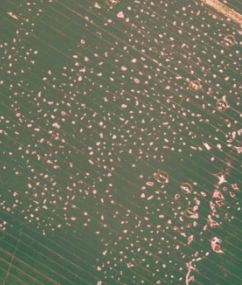
#> input picture images/twitter_test.png, 242 x 285 px
$ python gilgai_detection.py
#> lines starting #> are read from the running program, lines starting #| are printed output that depends on the picture; after the words box and inside, x2 and y2 are one past the last pixel; in counts of white or black regions, pixels touching at a corner belong together
import cv2
import json
import numpy as np


def save_slider_values(slider_values, file_path):
    with open(file_path, "w") as json_file:
        json.dump(slider_values, json_file)

def load_slider_values(file_path):
    try:
        with open(file_path, "r") as json_file:
            return json.load(json_file)
    except FileNotFoundError:
        return None

def on_trackbar(*args):
    pass

def gilgai_detection(image_path):
    # Load the image
#> called with image_path = 'images/twitter_test.png'
    img = cv2.imread(image_path)
#> img is the input picture: shape (285, 242, 3); mean B, G, R 91.1, 111.8, 109.2
    img = cv2.cvtColor(img, cv2.COLOR_BGR2HSV)
#> img: shape (285, 242, 3); mean H, S, V 36.1, 58.1, 117.5

    # Create windows
    cv2.namedWindow("Output")

    param_img = np.zeros((1, 500, 3), np.uint8)
    cv2.namedWindow("Parameters", cv2.WINDOW_NORMAL)
    cv2.resizeWindow("Parameters", 500, 400)

    # Create trackbars for green wheat
    for i, color in enumerate(["H", "S", "V"]):
        cv2.createTrackbar(f"Green {color} lower", "Parameters", 0, 255, on_trackbar)
        cv2.createTrackbar(f"Green {color} upper", "Parameters", 255, 255, on_trackbar)

    # Create trackbars for scolds
    for i, color in enumerate(["H", "S", "V"]):
        cv2.createTrackbar(f"Gilgai {color} lower", "Parameters", 0, 255, on_trackbar)
        cv2.createTrackbar(f"Gilgai {color} upper", "Parameters", 255, 255, on_trackbar)

    json_file_path = "parameters.json"
    saved_values = load_slider_values(json_file_path)
#> (reads parameters.json from the repository)
    if saved_values is not None:
        for key, value in saved_values.items():
            cv2.setTrackbarPos(key, "Parameters", value)

    while True:
        # Get trackbar values for green wheat
        green_lower = np.array([cv2.getTrackbarPos(f"Green {color} lower", "Parameters") for color in ["H", "S", "V"]])
        green_upper = np.array([cv2.getTrackbarPos(f"Green {color} upper", "Parameters") for color in ["H", "S", "V"]])

        # Get trackbar values for scolds
        gilgai_lower = np.array([cv2.getTrackbarPos(f"Gilgai {color} lower", "Parameters") for color in ["H", "S", "V"]])
        gilgai_upper = np.array([cv2.getTrackbarPos(f"Gilgai {color} upper", "Parameters") for color in ["H", "S", "V"]])

        # Create masks for green wheat and white/red-brown scolds
        green_mask = cv2.inRange(img, green_lower, green_upper)
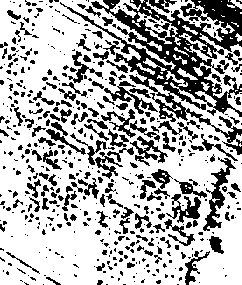
#> green_mask: shape (285, 242); 69% white; 526 black regions (368 under 20 px), largest, box (x1, y1, x2, y2) and area: (60, 0, 242, 155) 7913, (203, 157, 236, 231) 685, (166, 194, 201, 223) 423
        gilgai_mask = cv2.inRange(img, gilgai_lower, gilgai_upper)
#> gilgai_mask: shape (285, 242); every value is 255

        masked_green = cv2.bitwise_and(img, img, mask=green_mask)
#> masked_green: shape (285, 242, 3); mean H, S, V 31.2, 38.7, 73.3
        masked_green = cv2.cvtColor(masked_green, cv2.COLOR_HSV2BGR)
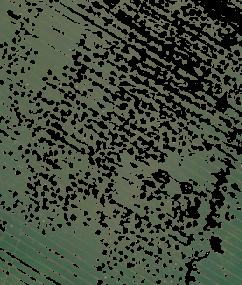
#> masked_green: shape (285, 242, 3); mean B, G, R 57.4, 73.1, 64.7

        masked_gilgai = cv2.bitwise_and(img, img, mask=gilgai_mask)
        masked_gilgai = cv2.cvtColor(masked_gilgai, cv2.COLOR_HSV2BGR)

        # Calculate percentages
        total_pixels = img.shape[0] * img.shape[1]
#> total_pixels = 68970
        green_percentage = (np.sum(green_mask > 0) / total_pixels) * 100
#> green_percentage = 68.99
        gilgai_percentage = (np.sum(gilgai_mask > 0) / total_pixels) * 100
#> gilgai_percentage = 100

        # Overlay percentage text on images
        font = cv2.FONT_HERSHEY_SIMPLEX
        font_scale = 0.7
        font_color = (255, 255, 255)
        font_thickness = 2

        green_text = f"Wheat: {green_percentage:.2f}%"
#> green_text = 'Wheat: 68.99%'
        scold_text = f"Gilgai: {gilgai_percentage:.2f}%"
#> scold_text = 'Gilgai: 100.00%'

        cv2.putText(masked_green, green_text, (10, 30), font, font_scale, font_color, font_thickness)
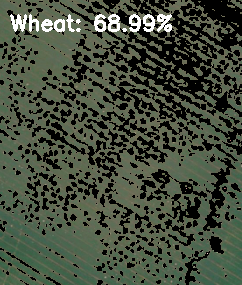
#> masked_green: shape (285, 242, 3); 1.87% of pixels changed, all inside (x1, y1, x2, y2) = (10, 14, 172, 32)
        cv2.putText(masked_gilgai, scold_text, (10, 30), font, font_scale, font_color, font_thickness)
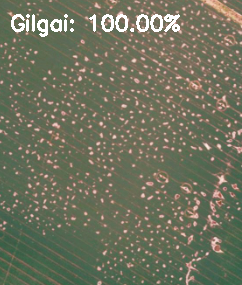
#> masked_gilgai: shape (285, 242, 3); mean B, G, R 93.6, 114.2, 111.5

        resized_img = cv2.resize(img, (img.shape[1] * 2, img.shape[0] * 2))
#> resized_img: shape (570, 484, 3); mean H, S, V 36.1, 58, 117.4
        resized_img = cv2.cvtColor(resized_img, cv2.COLOR_HSV2BGR)
        cv2.putText(resized_img, "Original", (10, 30), font, font_scale, font_color, font_thickness)
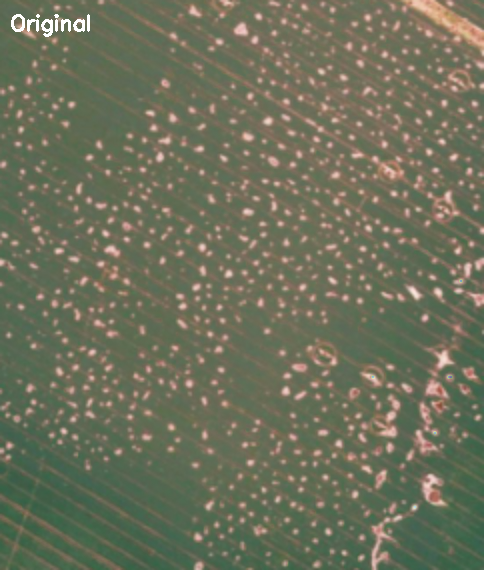
#> resized_img: shape (570, 484, 3); mean B, G, R 90.9, 112.4, 109.5

        stack = np.hstack((masked_green, masked_gilgai))
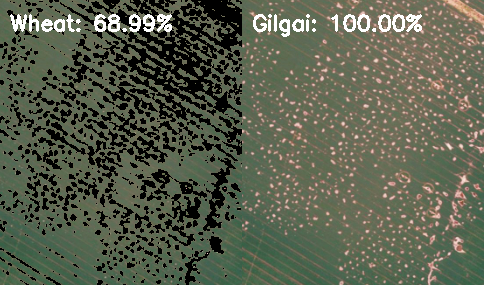
#> stack: shape (285, 484, 3); mean B, G, R 77.3, 95.3, 89.8
        stack = np.vstack((resized_img, stack))
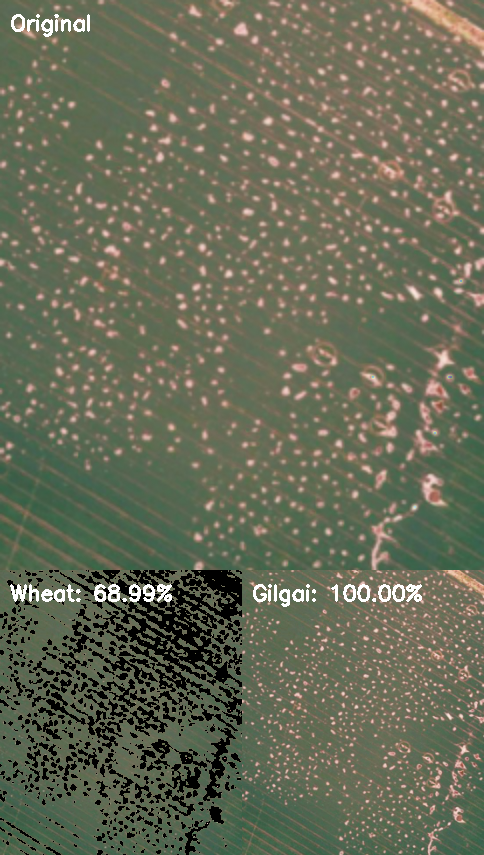
#> stack: shape (855, 484, 3); mean B, G, R 86.4, 106.7, 102.9

        # Show masked images
        cv2.imshow("Output", stack)
        cv2.imshow("Parameters", param_img)

        # Break the loop if 'q' is pressed
        if cv2.waitKey(1) & 0xFF == ord("q"):
#> (key q is pressed here)
            break

    slider_values = {}
    for color in ["H", "S", "V"]:
        slider_values[f"Green {color} lower"] = cv2.getTrackbarPos(f"Green {color} lower", "Parameters")
        slider_values[f"Green {color} upper"] = cv2.getTrackbarPos(f"Green {color} upper", "Parameters")
        slider_values[f"Gilgai {color} lower"] = cv2.getTrackbarPos(f"Gilgai {color} lower", "Parameters")
        slider_values[f"Gilgai {color} upper"] = cv2.getTrackbarPos(f"Gilgai {color} upper", "Parameters")

    save_slider_values(slider_values, json_file_path)

    # Close all windows
    cv2.destroyAllWindows()

if __name__ == "__main__":
    image_path = "images/twitter_test.png"
    gilgai_detection(image_path)
